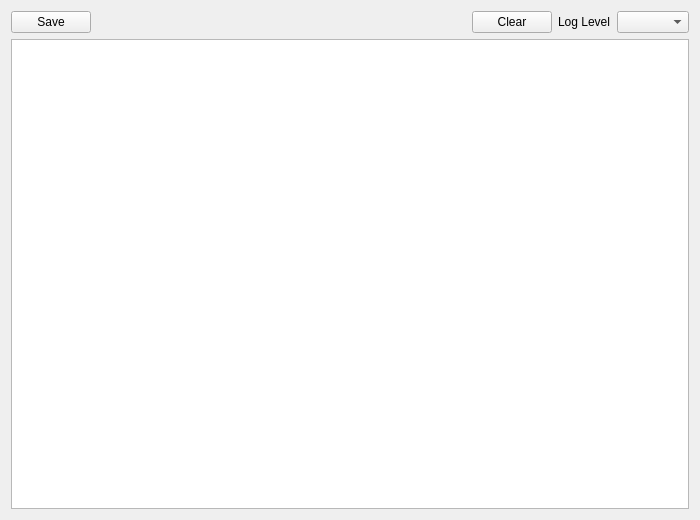
<?xml version="1.0" encoding="UTF-8"?>
<ui version="4.0">
 <class>LogWindow</class>
 <widget class="QWidget" name="LogWindow">
  <property name="geometry">
   <rect>
    <x>0</x>
    <y>0</y>
    <width>700</width>
    <height>520</height>
   </rect>
  </property>
  <property name="windowTitle">
   <string>Form</string>
  </property>
  <layout class="QVBoxLayout" name="verticalLayout">
   <item>
    <layout class="QHBoxLayout" name="horizontalLayout_2">
     <item>
      <widget class="QPushButton" name="logsaveButton">
       <property name="toolTip">
        <string>Save error log to file</string>
       </property>
       <property name="text">
        <string>Save</string>
       </property>
      </widget>
     </item>
     <item>
      <spacer name="horizontalSpacer_4">
       <property name="orientation">
        <enum>Qt::Orientation::Horizontal</enum>
       </property>
       <property name="sizeHint" stdset="0">
        <size>
         <width>40</width>
         <height>20</height>
        </size>
       </property>
      </spacer>
     </item>
     <item>
      <widget class="QPushButton" name="logclearButton">
       <property name="toolTip">
        <string>Clear log window</string>
       </property>
       <property name="text">
        <string>Clear</string>
       </property>
      </widget>
     </item>
     <item>
      <widget class="QLabel" name="label_5">
       <property name="text">
        <string>Log Level</string>
       </property>
      </widget>
     </item>
     <item>
      <widget class="QComboBox" name="loglevelBox">
       <property name="toolTip">
        <string>Set error logging level</string>
       </property>
      </widget>
     </item>
    </layout>
   </item>
   <item>
    <widget class="QTextEdit" name="logTextEdit">
     <property name="sizePolicy">
      <sizepolicy hsizetype="Expanding" vsizetype="Preferred">
       <horstretch>0</horstretch>
       <verstretch>1</verstretch>
      </sizepolicy>
     </property>
     <property name="minimumSize">
      <size>
       <width>0</width>
       <height>380</height>
      </size>
     </property>
     <property name="toolTip">
      <string>log of error messages</string>
     </property>
     <property name="undoRedoEnabled">
      <bool>false</bool>
     </property>
     <property name="readOnly">
      <bool>true</bool>
     </property>
    </widget>
   </item>
  </layout>
 </widget>
 <resources/>
 <connections/>
</ui>
